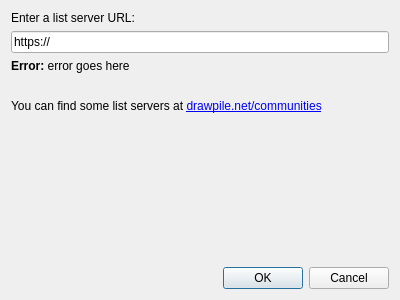
<?xml version="1.0" encoding="UTF-8"?>
<ui version="4.0">
 <class>AddServerDialog</class>
 <widget class="QDialog" name="AddServerDialog">
  <property name="geometry">
   <rect>
    <x>0</x>
    <y>0</y>
    <width>400</width>
    <height>300</height>
   </rect>
  </property>
  <property name="windowTitle">
   <string>Add Server</string>
  </property>
  <property name="modal">
   <bool>true</bool>
  </property>
  <layout class="QVBoxLayout" name="addServerDialogLayout">
   <item>
    <widget class="QStackedWidget" name="pages">
     <property name="currentIndex">
      <number>0</number>
     </property>
     <widget class="QWidget" name="urlPage">
      <layout class="QVBoxLayout" name="urlPageLayout">
       <property name="leftMargin">
        <number>0</number>
       </property>
       <property name="topMargin">
        <number>0</number>
       </property>
       <property name="rightMargin">
        <number>0</number>
       </property>
       <property name="bottomMargin">
        <number>0</number>
       </property>
       <item>
        <widget class="QLabel" name="urlLabel">
         <property name="text">
          <string>Enter a list server URL:</string>
         </property>
        </widget>
       </item>
       <item>
        <widget class="QLineEdit" name="urlEdit">
         <property name="text">
          <string notr="true">https://</string>
         </property>
        </widget>
       </item>
       <item>
        <widget class="QLabel" name="errorLabel">
         <property name="text">
          <string notr="true">&lt;strong&gt;Error:&lt;/strong&gt; error goes here</string>
         </property>
         <property name="textFormat">
          <enum>Qt::RichText</enum>
         </property>
         <property name="wordWrap">
          <bool>true</bool>
         </property>
        </widget>
       </item>
       <item>
        <spacer name="urlTopSpacer">
         <property name="orientation">
          <enum>Qt::Vertical</enum>
         </property>
         <property name="sizeType">
          <enum>QSizePolicy::Preferred</enum>
         </property>
         <property name="sizeHint" stdset="0">
          <size>
           <width>20</width>
           <height>20</height>
          </size>
         </property>
        </spacer>
       </item>
       <item>
        <widget class="QLabel" name="communitiesLabel">
         <property name="text">
          <string>You can find some list servers at &lt;a href=&quot;https://drawpile.net/communities/&quot;&gt;drawpile.net/communities&lt;/a&gt;</string>
         </property>
         <property name="textFormat">
          <enum>Qt::RichText</enum>
         </property>
         <property name="wordWrap">
          <bool>true</bool>
         </property>
         <property name="openExternalLinks">
          <bool>true</bool>
         </property>
        </widget>
       </item>
       <item>
        <spacer name="urlBottomSpacer">
         <property name="orientation">
          <enum>Qt::Vertical</enum>
         </property>
         <property name="sizeHint" stdset="0">
          <size>
           <width>20</width>
           <height>0</height>
          </size>
         </property>
        </spacer>
       </item>
      </layout>
     </widget>
     <widget class="QWidget" name="progressPage">
      <layout class="QVBoxLayout" name="progressPageLayout">
       <property name="leftMargin">
        <number>0</number>
       </property>
       <property name="topMargin">
        <number>0</number>
       </property>
       <property name="rightMargin">
        <number>0</number>
       </property>
       <property name="bottomMargin">
        <number>0</number>
       </property>
       <item>
        <widget class="QLabel" name="progressLabel">
         <property name="text">
          <string notr="true">Resolve text goes here</string>
         </property>
         <property name="textFormat">
          <enum>Qt::PlainText</enum>
         </property>
        </widget>
       </item>
       <item>
        <widget class="QProgressBar" name="progressBar">
         <property name="maximum">
          <number>0</number>
         </property>
         <property name="value">
          <number>-1</number>
         </property>
         <property name="textVisible">
          <bool>false</bool>
         </property>
         <property name="format">
          <string notr="true"/>
         </property>
        </widget>
       </item>
       <item>
        <spacer name="progressSpacer">
         <property name="orientation">
          <enum>Qt::Vertical</enum>
         </property>
         <property name="sizeHint" stdset="0">
          <size>
           <width>20</width>
           <height>40</height>
          </size>
         </property>
        </spacer>
       </item>
      </layout>
     </widget>
     <widget class="QWidget" name="resultPage">
      <layout class="QVBoxLayout" name="resultLayout">
       <property name="leftMargin">
        <number>0</number>
       </property>
       <property name="topMargin">
        <number>0</number>
       </property>
       <property name="rightMargin">
        <number>0</number>
       </property>
       <property name="bottomMargin">
        <number>0</number>
       </property>
      </layout>
     </widget>
    </widget>
   </item>
   <item>
    <widget class="QDialogButtonBox" name="buttons">
     <property name="orientation">
      <enum>Qt::Horizontal</enum>
     </property>
     <property name="standardButtons">
      <set>QDialogButtonBox::Cancel|QDialogButtonBox::Ok</set>
     </property>
    </widget>
   </item>
  </layout>
 </widget>
 <resources/>
 <connections/>
</ui>
